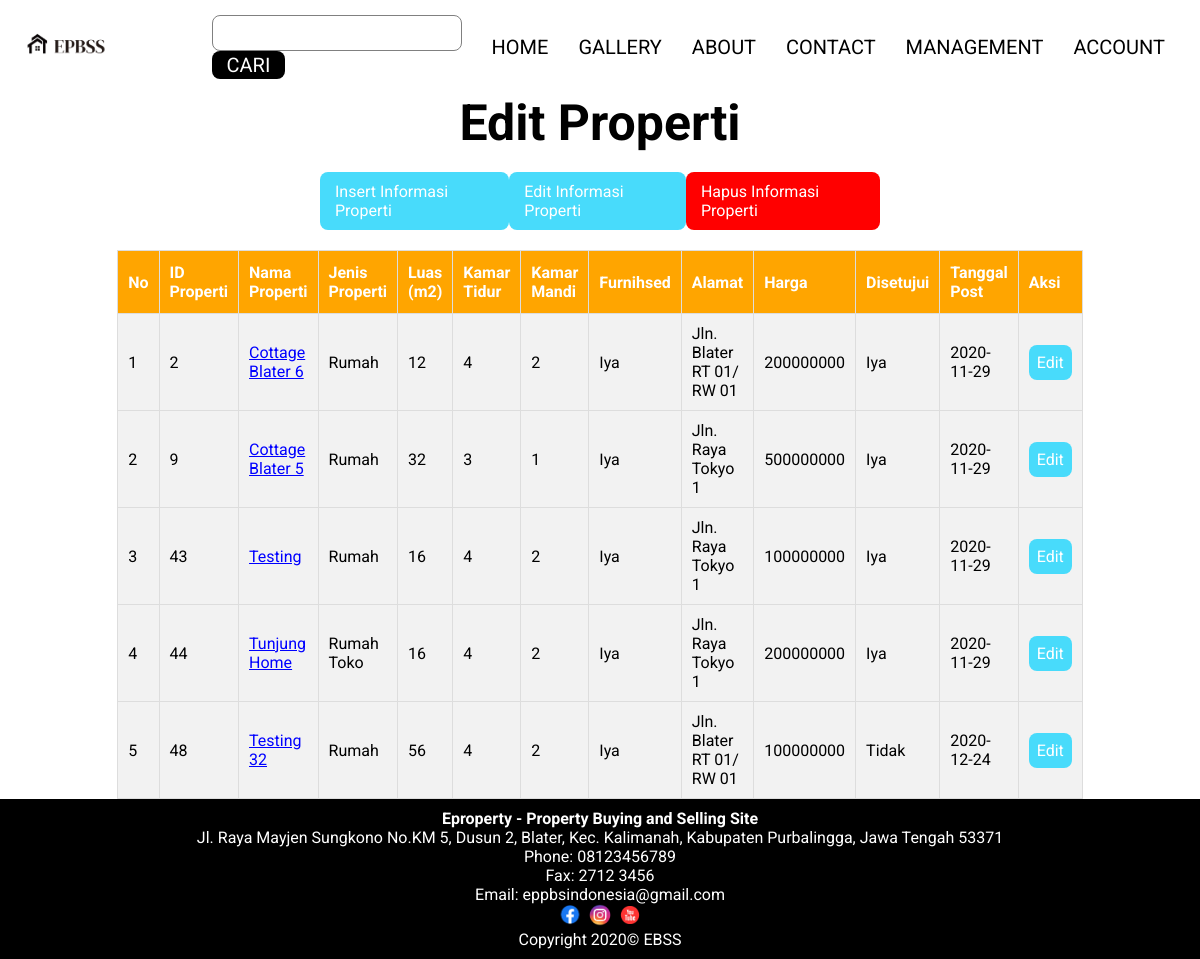
Page /edit-properti-menu.php (signed in) on the committed database.
### tables this page shows
CREATE TABLE `informasi_properti` (
  `id_properti` int(11) NOT NULL,
  `id_pengguna` int(11) NOT NULL,
  `nama_properti` varchar(40) NOT NULL,
  `jenis_properti` enum('Rumah','Rumah Toko','Rumah Susun','Apartemen') NOT NULL,
  `deskripsi` varchar(1000) NOT NULL,
  `luas` int(11) NOT NULL,
  `harga` int(11) NOT NULL,
  `alamat` varchar(50) NOT NULL,
  `furnished` enum('Iya','Tidak') NOT NULL,
  `jml_kamar` int(11) NOT NULL,
  `jml_kmandi` int(11) NOT NULL,
  `acceptable` enum('Iya','Tidak') NOT NULL,
  `tanggal_post` date NOT NULL
);

### edit-properti-menu.php (the view, shortened to what this page needs)
<?php
    include 'connect.php';
?>
<?php
    $id = $_SESSION['id'];
    $query = mysqli_query($conn,"SELECT * FROM informasi_properti WHERE id_pengguna = '$id'");
    $i = 1;
?>
<!DOCTYPE html>
<html lang="en">
<head>
    <?php include 'header.php'; ?>
    <link rel="stylesheet" href="style/management.css" type="text/css">
</head>
<body>
    <?php include 'nav.php'; ?>
    <main>
        <div class="title">
            <h1>Edit Properti</h1>
        </div>
        <div class="tombol-management">
            <a class="tombol-insert" href="insert-properti.php">Insert Informasi Properti</a>
            <a class="tombol-insert" href="edit-properti-menu.php">Edit Informasi Properti</a>
            <a class="tombol-hapus" href="hapus-properti.php">Hapus Informasi Properti</a>
        </div>
        <?php if (mysqli_num_rows($query) < 1): ?>
            <h3>Belum ada data properti di dalam database!</h3>
        <?php else: ?>
            <table class="informasi-rumah">
                <tr>
                    <th>No</th>
                    <th>ID Properti</th>
                    <th>Nama Properti</th>
                    <th>Jenis Properti</th>
                    <th>Luas (m2)</th>
                    <th>Kamar Tidur</th>
                    <th>Kamar Mandi</th>
                    <th>Furnihsed</th>
                    <th>Alamat</th>
                    <th>Harga</th>
                    <th>Disetujui</th>
                    <th>Tanggal Post</th>
                    <th>Aksi</th>
                </tr>
                <?php while($hasil=mysqli_fetch_array($query)){
                    echo "
                        <tr>
                            <td>$i</td>
                            <td>$hasil[id_properti]</td>
                            <td><a class='nama-properti' href=detail.php?id_properti=$hasil[id_properti]>$hasil[nama_properti]</a></td>
                            <td>$hasil[jenis_properti]</td>
                            <td>$hasil[luas]</td>
                            <td>$hasil[jml_kamar]</td>
                            <td>$hasil[jml_kmandi]</td>
                            <td>$hasil[furnished]</td>
                            <td>$hasil[alamat]</td>
                            <td>$hasil[harga]</td>
                            <td>$hasil[acceptable]</td>
                            <td>$hasil[tanggal_post]</td>
                            <td><a class='tombol-insert kecil' href=edit-properti.php?id_properti=$hasil[id_properti]>Edit</a></td>
                        <tr>
                    ";
                    $i++;
                }
                ?>
        </table>
        <?php endif ?>
    </main>
    <?php include 'footer.php'; ?>
</body>
</html>

### style/index.css (style rules this page uses)
* { padding: 0; margin: 0; box-sizing: border-box; font-family: 'Roboto', sans-serif; }
*:before, *:after { box-sizing: border-box; }
body { min-height: 100vh; display: flex; flex-direction: column; }
main { flex-grow: 1; display: flex; flex-direction: column; justify-content: flex-start; align-items: center; }

### style/management.css (style rules this page uses)
.title { font-size: 25px; text-align: center; }
.tombol-management { padding: 20px; width: 50%; display: flex; justify-content: space-between; align-items: center; }
.tombol-insert, .tombol-hapus { padding: 10px 15px; border-radius: 8px; text-decoration: none; color: white; }
.tombol-insert { background-color: #48dbfb; }
.kecil { padding: 8px; }
.tombol-hapus { background-color: red; }
.informasi-rumah { border-collapse: collapse; width: 80%; }
.informasi-rumah td, .informasi-rumah th { border: 1px solid #ddd; padding: 10px; }
.informasi-rumah tr:nth-child(even) { background-color: #f2f2f2; }
.informasi-rumah th { padding-top: 12px; padding-bottom: 12px; text-align: left; background-color: orange; color: white; }
.nama-properti { color: blue; cursor: pointer; }

### rows in the picture
informasi_properti: id_properti "2", nama_properti "Cottage Blater 6", jenis_properti "Rumah", luas "12", jml_kamar "4", jml_kmandi "2", furnished "Iya", alamat "Jln. Blater RT 01/ RW 01", harga "200000000", acceptable "Iya", tanggal_post "2020-11-29"
informasi_properti: id_properti "9", nama_properti "Cottage Blater 5", jenis_properti "Rumah", luas "32", jml_kamar "3", jml_kmandi "1", furnished "Iya", alamat "Jln. Raya Tokyo 1", harga "500000000", acceptable "Iya", tanggal_post "2020-11-29"
informasi_properti: id_properti "43", nama_properti "Testing", jenis_properti "Rumah", luas "16", jml_kamar "4", jml_kmandi "2", furnished "Iya", alamat "Jln. Raya Tokyo 1", harga "100000000", acceptable "Iya", tanggal_post "2020-11-29"
informasi_properti: id_properti "44", nama_properti "Tunjung Home", jenis_properti "Rumah Toko", luas "16", jml_kamar "4", jml_kmandi "2", furnished "Iya", alamat "Jln. Raya Tokyo 1", harga "200000000", acceptable "Iya", tanggal_post "2020-11-29"
informasi_properti: id_properti "48", nama_properti "Testing 32", jenis_properti "Rumah", luas "56", jml_kamar "4", jml_kmandi "2", furnished "Iya", alamat "Jln. Blater RT 01/ RW 01", harga "100000000", acceptable "Tidak", tanggal_post "2020-12-24"
